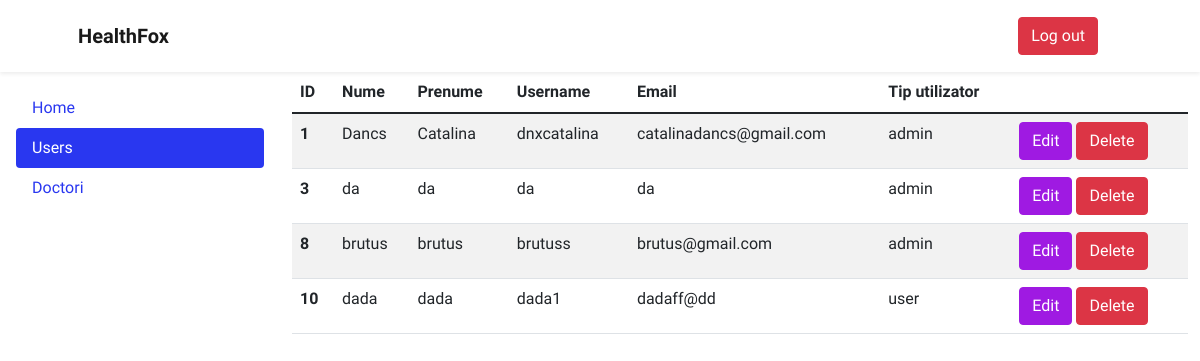
Before: /dashboard_users.php with the older database file.
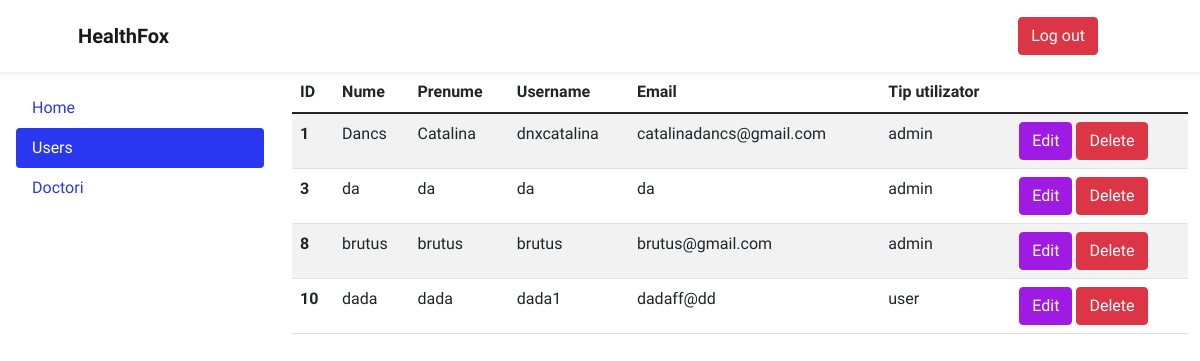
After: the same page with the newer database file.
### tables this page shows
CREATE TABLE `users` (
  `id` int(20) NOT NULL,
  `nume` varchar(50) NOT NULL,
  `prenume` varchar(50) NOT NULL,
  `username` varchar(50) NOT NULL,
  `email` varchar(100) NOT NULL,
  `parola` varchar(50) NOT NULL,
  `utype` varchar(50) NOT NULL
);

### dashboard_users.php (the view, shortened to what this page needs)
<?php
    require("mysql_connect.php");
    $sql = "SELECT * FROM users";
    $users = $conn->query($sql);
?>
<!DOCTYPE html>
<html lang="en">
<head>
    <link href="https://cdn.jsdelivr.net/npm/bootstrap-icons@1.5.0/font/bootstrap-icons.css" rel="stylesheet" />
    <link href="css/styles.css" rel="stylesheet" />
</head>
<body>
    <nav class="navbar navbar-expand-lg navbar-light shadow-sm" id="mainNav">
        <div class="container px-5">
            <a class="navbar-brand ms-0 fw-bold" href="admin_dashboard.php">HealthFox</a>
            <div>
                <ul class="navbar-nav ms-auto me-4 my-3 my-lg-0">
                    <li class="nav-item"><a class="btn btn-danger" role="button" href="logout.php">Log out</a></li>
                </ul>
            </div>
    </div>
    </nav>
<main class="d-flex">
  <div class="d-flex flex-column flex-shrink-0 p-3 bg-body-tertiary" style="width: 280px;">
    <ul class="nav nav-pills flex-column mb-auto">
      <li class="nav-item">
        <a href="admin_dashboard.php" class="nav-link link-body-emphasis">Home</a>
      </li>
      <li>
        <a href="dashboard_users.php" class="nav-link active" aria-current="page">Users</a>
      </li>
      <li>
        <a href="dashboard_doctor.php" class="nav-link link-body-emphasis">Doctori</a>
      </li>
    </ul>
  </div>
  <div class="container">
        <table class="table table-striped">
            <thead>
                <tr>
                    <th>ID</th>
                    <th>Nume</th>
                    <th>Prenume</th>
                    <th>Username</th>
                    <th>Email</th>
                    <th>Tip utilizator</th>
                </tr>
            </thead>
            <tbody>
            <?php
                         if ($users->num_rows > 0) {
                             while($row = $users->fetch_assoc()) {
                                 $id = $row["id"];
                                 $nume = $row["nume"];
                                 $prenume = $row["prenume"];
                                 $username = $row["username"];
                                 $email = $row["email"];
                                 $utype = $row["utype"];
                                 echo "
                                     <tr>
                                         <th scope='row'>$id</th>
                                         <td>$nume</td>
                                         <td>$prenume</td>
                                         <td>$username</td>
                                         <td>$email</td>
                                         <td>$utype</td>
                                         <td>
                                                <a class='btn btn-secondary' href='update_user.php?id=$id'>Edit</a>
                                                <a class='btn btn-danger' href='delete_user.php?id=$id'>Delete</a>
                                            </td>
                                     </tr>";
                             }
                         }
                     ?>
            </tbody>
        </table>
    </div>
</main>
</body>
</html>

Changed rows visible on the page:
changed users "brutus": username "brutuss" → "brutus"
